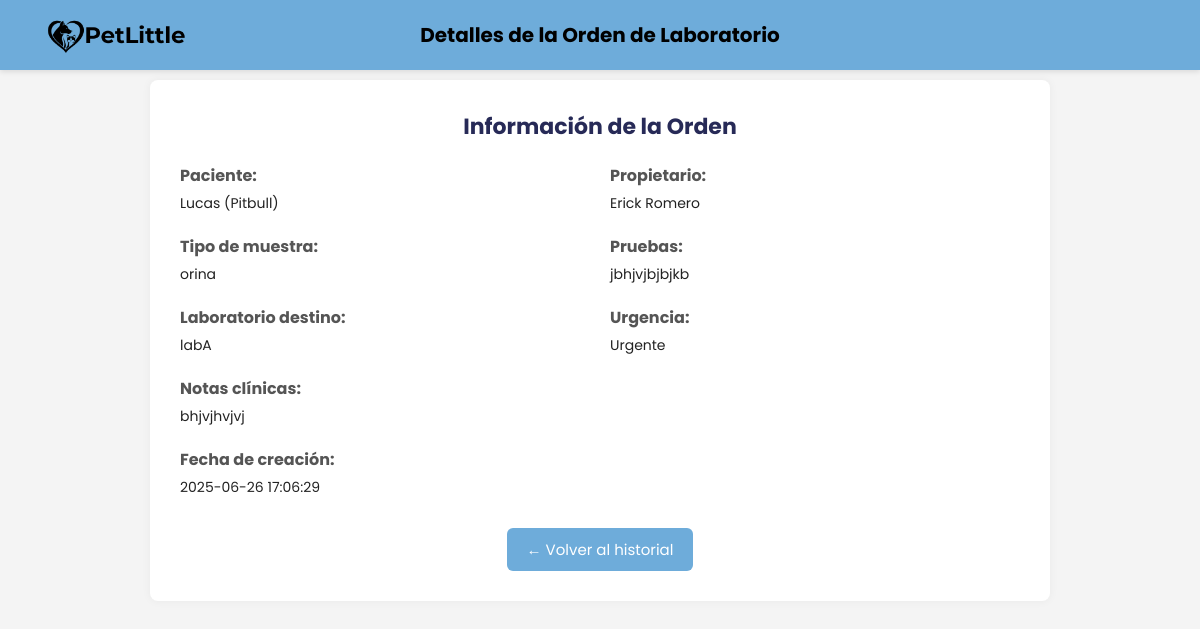
/views/ordenesLab/verOrdenLaboratorio.php?id=4, run on the app's committed database.
### tables this page shows
CREATE TABLE `ordenes_laboratorio` (
  `id_orden` int(11) NOT NULL,
  `id_mascota` int(11) NOT NULL,
  `tipo_muestra` varchar(100) DEFAULT NULL,
  `pruebas` text DEFAULT NULL,
  `laboratorio_destino` varchar(100) DEFAULT NULL,
  `urgencia` enum('Normal','Urgente') DEFAULT 'Normal',
  `notas` text DEFAULT NULL,
  `fecha_creacion` datetime DEFAULT current_timestamp()
);

CREATE TABLE `mascotas` (
  `id_mascota` int(11) NOT NULL,
  `nombre` varchar(100) DEFAULT NULL,
  `raza` varchar(50) DEFAULT NULL,
  `sexo` varchar(50) DEFAULT NULL,
  `especie` varchar(50) DEFAULT NULL,
  `edad` varchar(50) DEFAULT NULL,
  `color` varchar(100) DEFAULT NULL,
  `microchip` varchar(50) DEFAULT NULL,
  `collar` varchar(100) DEFAULT NULL,
  `id_usuario` int(11) DEFAULT NULL,
  `imagen` varchar(255) NOT NULL,
  `veterinario_habitual` varchar(100) DEFAULT NULL,
  `clinica_emergencia` varchar(100) DEFAULT NULL,
  `seguro_mascotas` varchar(100) DEFAULT NULL,
  `vacunas` text DEFAULT NULL,
  `esterilizacion` varchar(50) DEFAULT NULL,
  `condiciones_medicas` text DEFAULT NULL,
  `alergias` text DEFAULT NULL,
  `medicamentos_preventivos` text DEFAULT NULL,
  `cirugias` text DEFAULT NULL,
  `hospitalizaciones` text DEFAULT NULL,
  `comportamiento` text DEFAULT NULL,
  `ejercicio` text DEFAULT NULL,
  `alimento` varchar(100) DEFAULT NULL,
  `horario_alimentacion` varchar(100) DEFAULT NULL,
  `premios` varchar(100) DEFAULT NULL,
  `suplementos` varchar(100) DEFAULT NULL,
  `agua` varchar(100) DEFAULT NULL,
  `alergias_alimentarias` text DEFAULT NULL,
  `aseo` text DEFAULT NULL,
  `restricciones_ejercicio` text DEFAULT NULL,
  `temperamento` varchar(100) DEFAULT NULL,
  `miedos` text DEFAULT NULL,
  `ubicacion_microchip` varchar(100) DEFAULT NULL,
  `grupo_sanguineo` varchar(50) DEFAULT NULL,
  `reacciones_anestesia` text DEFAULT NULL,
  `deseos_final_vida` text DEFAULT NULL
);

### views/ordenesLab/verOrdenLaboratorio.php (the view, shortened to what this page needs)
<?php
$conexion = conexion();
$orden = null;
if (isset($_GET['id'])) {
    $id = $_GET['id'];
    $stmt = $conexion->prepare("
        SELECT o.*, m.nombre AS nombre_mascota, m.raza, CONCAT(u.nombre, ' ', u.apellido) AS propietario
        FROM ordenes_laboratorio o
        JOIN mascotas m ON o.id_mascota = m.id_mascota
        JOIN usuarios u ON m.id_usuario = u.id_usuario
        WHERE o.id_orden = ?
    ");
    $stmt->execute([$id]);
    $orden = $stmt->fetch(PDO::FETCH_ASSOC);
}
?>
<!DOCTYPE html>
<html lang="es">
<head>
    <link rel="stylesheet" href="../../assets/css/verOrdenLaboratorio.css">
</head>
<body>
<header class="header">
  <div class="logo-container">
    <img src="../../assets/img/logo negativo.png" alt="Logo">
  </div>
  <div class="titulo-header">
    <h1>Detalles de la Orden de Laboratorio</h1>
  </div>
</header>
<main class="container">
    <?php if ($orden): ?>
        <h2>Información de la Orden</h2>
        <div class="datos-orden">
            <div class="dato">
                <label>Paciente:</label>
                <span><?= $orden["nombre_mascota"] ?> (<?= $orden["raza"] ?>)</span>
            </div>
            <div class="dato">
                <label>Propietario:</label>
                <span><?= $orden["propietario"] ?></span>
            </div>
            <div class="dato">
                <label>Tipo de muestra:</label>
                <span><?= $orden["tipo_muestra"] ?></span>
            </div>
            <div class="dato">
                <label>Pruebas:</label>
                <span><?= $orden["pruebas"] ?></span>
            </div>
            <div class="dato">
                <label>Laboratorio destino:</label>
                <span><?= $orden["laboratorio_destino"] ?></span>
            </div>
            <div class="dato">
                <label>Urgencia:</label>
                <span><?= $orden["urgencia"] ?></span>
            </div>
            <div class="dato" style="grid-column: span 2;">
                <label>Notas clínicas:</label>
                <span><?= $orden["notas"] ?></span>
            </div>
            <div class="dato">
                <label>Fecha de creación:</label>
                <span><?= $orden["fecha_creacion"] ?></span>
            </div>
        </div>
    <?php else: ?>
        <h2>Orden no encontrada</h2>
        <p>La orden solicitada no existe o ha sido eliminada.</p>
    <?php endif; ?>
    <div class="btn-volver-center">
        <a href="ordenesLaboratorio.php">← Volver al historial</a>
    </div>
</main>
</body>
</html>

### assets/css/verOrdenLaboratorio.css (style rules this page uses)
* { margin: 0; padding: 0; box-sizing: border-box; font-family: 'Poppins', sans-serif; }
body { background-color: #f4f4f4; color: #333; padding-top: 80px; }
.header { position: fixed; top: 0; width: 100%; height: 70px; background-color: #6EACDA; display: flex; align-items: center; justify-content: space-between; padding: 0 40px; z-index: 1000; box-shadow: 0 2px 5px rgba(0,0,0,0.1); }
.logo-container { position: absolute; left: 40px; display: flex; align-items: center; }
.logo-container img { height: 45px; object-fit: contain; }
.titulo-header { position: absolute; left: 50%; transform: translateX(-50%); }
.titulo-header h1 { color: #000; font-size: 20px; text-align: center; }
.container { max-width: 900px; margin: 0 auto; background-color: white; padding: 30px; border-radius: 8px; box-shadow: 0 0 10px rgba(0,0,0,0.05); }
h2 { font-size: 22px; margin-bottom: 20px; color: #272A57; text-align: center; }
.datos-orden { display: grid; grid-template-columns: 1fr 1fr; gap: 20px; margin-bottom: 30px; }
.dato { display: flex; flex-direction: column; }
.dato label { font-weight: bold; margin-bottom: 5px; color: #555; }
.dato span { font-size: 14px; color: #222; }
.btn-volver-center { display: flex; justify-content: center; margin-top: 20px; }
.btn-volver-center a { background-color: #6EACDA; color: white; padding: 10px 20px; border-radius: 6px; text-decoration: none; font-size: 15px; }

### data on the page
ordenes_laboratorio: id_mascota.nombre "Lucas", id_mascota.raza "Pitbull", tipo_muestra "orina", pruebas "jbhjvjbjbjkb", laboratorio_destino "labA", urgencia "Urgente", notas "bhjvjhvjvj", fecha_creacion "2025-06-26 17:06:29"

### other printed values
$orden["propietario"] "Erick Romero"
